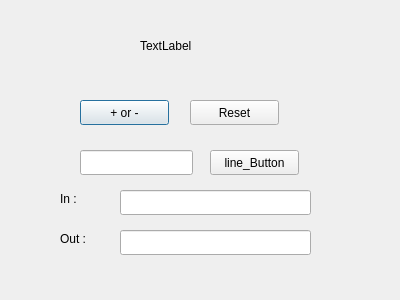
<?xml version="1.0" encoding="UTF-8"?>
<ui version="4.0">
 <class>Dialog</class>
 <widget class="QDialog" name="Dialog">
  <property name="geometry">
   <rect>
    <x>0</x>
    <y>0</y>
    <width>400</width>
    <height>300</height>
   </rect>
  </property>
  <property name="windowTitle">
   <string>Dialog</string>
  </property>
  <widget class="QLabel" name="label">
   <property name="geometry">
    <rect>
     <x>140</x>
     <y>30</y>
     <width>121</width>
     <height>31</height>
    </rect>
   </property>
   <property name="text">
    <string>TextLabel</string>
   </property>
  </widget>
  <widget class="QPushButton" name="pushButton">
   <property name="geometry">
    <rect>
     <x>80</x>
     <y>100</y>
     <width>89</width>
     <height>25</height>
    </rect>
   </property>
   <property name="text">
    <string>+ or -</string>
   </property>
  </widget>
  <widget class="QPushButton" name="pushButton_2">
   <property name="geometry">
    <rect>
     <x>190</x>
     <y>100</y>
     <width>89</width>
     <height>25</height>
    </rect>
   </property>
   <property name="text">
    <string>Reset</string>
   </property>
  </widget>
  <widget class="QLineEdit" name="lineEdit">
   <property name="geometry">
    <rect>
     <x>80</x>
     <y>150</y>
     <width>113</width>
     <height>25</height>
    </rect>
   </property>
  </widget>
  <widget class="QPushButton" name="pushButton_3">
   <property name="geometry">
    <rect>
     <x>210</x>
     <y>150</y>
     <width>89</width>
     <height>25</height>
    </rect>
   </property>
   <property name="text">
    <string>line_Button</string>
   </property>
  </widget>
  <widget class="QLineEdit" name="lineEdit_2">
   <property name="geometry">
    <rect>
     <x>120</x>
     <y>190</y>
     <width>191</width>
     <height>25</height>
    </rect>
   </property>
  </widget>
  <widget class="QLineEdit" name="lineEdit_3">
   <property name="geometry">
    <rect>
     <x>120</x>
     <y>230</y>
     <width>191</width>
     <height>25</height>
    </rect>
   </property>
   <property name="readOnly">
    <bool>true</bool>
   </property>
  </widget>
  <widget class="QLabel" name="label_2">
   <property name="geometry">
    <rect>
     <x>60</x>
     <y>190</y>
     <width>67</width>
     <height>17</height>
    </rect>
   </property>
   <property name="text">
    <string>In :</string>
   </property>
  </widget>
  <widget class="QLabel" name="label_3">
   <property name="geometry">
    <rect>
     <x>60</x>
     <y>230</y>
     <width>67</width>
     <height>17</height>
    </rect>
   </property>
   <property name="text">
    <string>Out :</string>
   </property>
  </widget>
 </widget>
 <resources/>
 <connections/>
</ui>
